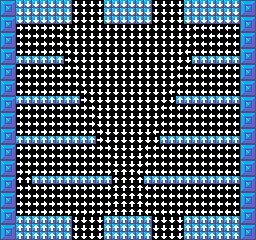

The image is a tile-based game level rendered from a .tmx file. Its description and source (layers, tilesets, objects; grid data summarised) follow:
An orthogonal 32x30 tile map with 8x8 px tiles, 2 tile layers (BuildLayer, DirectionalLayer), 2 hidden layers not drawn, 4 tilesets.

<map version="1.10" tiledversion="1.10.2" orientation="orthogonal" renderorder="right-down" width="32" height="30" tilewidth="8" tileheight="8" infinite="0" nextlayerid="5" nextobjectid="1">
 <editorsettings>
  <export target="../../Assets/Levels/Level4.json" format="json" />
 </editorsettings>
 <properties>
  <property name="ShadowColor" type="color" value="#ff63638c" />
 </properties>
 <tileset firstgid="1" source="MapBlocks.tsx" />
 <tileset firstgid="513" source="Collisions.tsx" />
 <tileset firstgid="521" source="Directions.tsx" />
 <tileset firstgid="525" source="MapShadows.tsx" />
 <layer id="1" name="BuildLayer" width="32" height="30">
  <properties>
   <property name="Enemies">Maita_3_7_1
Maita_29_7_-1
Maita_5_12_1
Maita_27_12_-1
END</property>
   <property name="Items" value="" />
  </properties>
  <data>[960 cells, 310 non-empty, 5 distinct tile ids]</data>
 </layer>
 <layer id="2" name="CollisionLayer" width="32" height="30" visible="0">
  <data>[960 cells, 186 non-empty, 3 distinct tile ids]</data>
 </layer>
 <layer id="3" name="DirectionalLayer" width="32" height="30">
  <data>[960 cells, 840 non-empty, 4 distinct tile ids]</data>
 </layer>
 <layer id="4" name="ShadowLayer" width="32" height="30" visible="0">
  <properties>
   <property name="ShadowColor" type="color" value="#ff6363ad" />
  </properties>
  <data>[960 cells, 129 non-empty, 6 distinct tile ids]</data>
 </layer>
</map>
